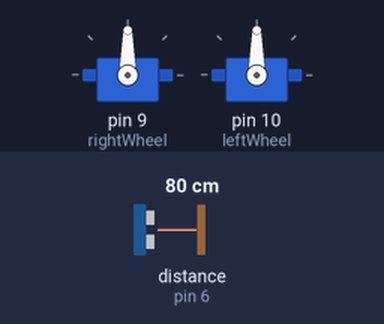
Recording of a sketch running on a simulated Arduino Uno, built with avr-gcc and run on an emulated ATmega328P. Shown: 2 × servo. Inputs (shaded band) come from the test bench; at power-on: distance to the obstacle (sensor on pin 6) 80 cm.

Above: at 1.2 s.
1.3 s: distance to the obstacle (sensor on pin 6) set to 23 cm
2.8 s: distance to the obstacle (sensor on pin 6) set to 18 cm
At 3.4 s:
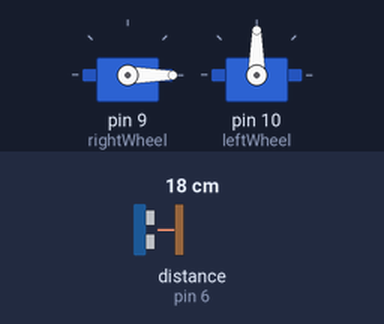
5.8 s: distance to the obstacle (sensor on pin 6) set to 35 cm
At 7.0 s:
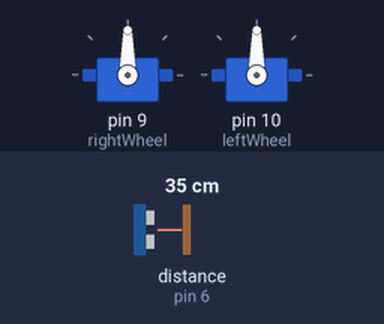
7.3 s: distance to the obstacle (sensor on pin 6) set to 2 cm
At 8.0 s:
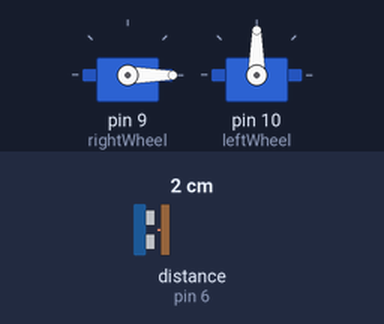
Timing chart, 0 to 10.3 s (numbered marks = the images above; inputs shaded):
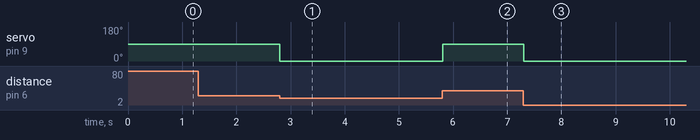

The sketch:

arduinorobotmoveultrasound.ino
```cpp
//Sample code for a robot that uses 2 servos and a ultrasonic module to avoid obstacles

#include <Servo.h>
#include <Ultrasonic.h>

Servo rightWheel;
Servo leftWheel;

Ultrasonic frontSensor(7, 6);
int distance;

void setup() {
  rightWheel.attach(9);
  leftWheel.attach(10);
  Serial.begin(9600);
}

void loop() {
  distance = frontSensor.read();
  if (distance > 20) {
    moveForward();
  }
  else {
    stopRobot();
    turnRight();
  }
}

void moveForward() {
  rightWheel.write(90);
  leftWheel.write(90);
}

void stopRobot() {
  rightWheel.write(0);
  leftWheel.write(0);
}

void turnRight() {
  rightWheel.write(0);
  leftWheel.write(90);
  delay(1000);
  stopRobot();
}
```

Measured:
- the behaviour switches between 21 and 20 cm on distance to the obstacle (sensor on pin 6) (found by bisection; images 0 and 1)
- after the input at 1.3 s, every drawn part: stays the same
- after the input at 2.8 s, servo on pin 9 (rightWheel): 90° → 0° at once
- after the input at 5.8 s, servo on pin 9 (rightWheel): 0° → 90° at once
- after the input at 7.3 s, servo on pin 9 (rightWheel): 90° → 0° at once
